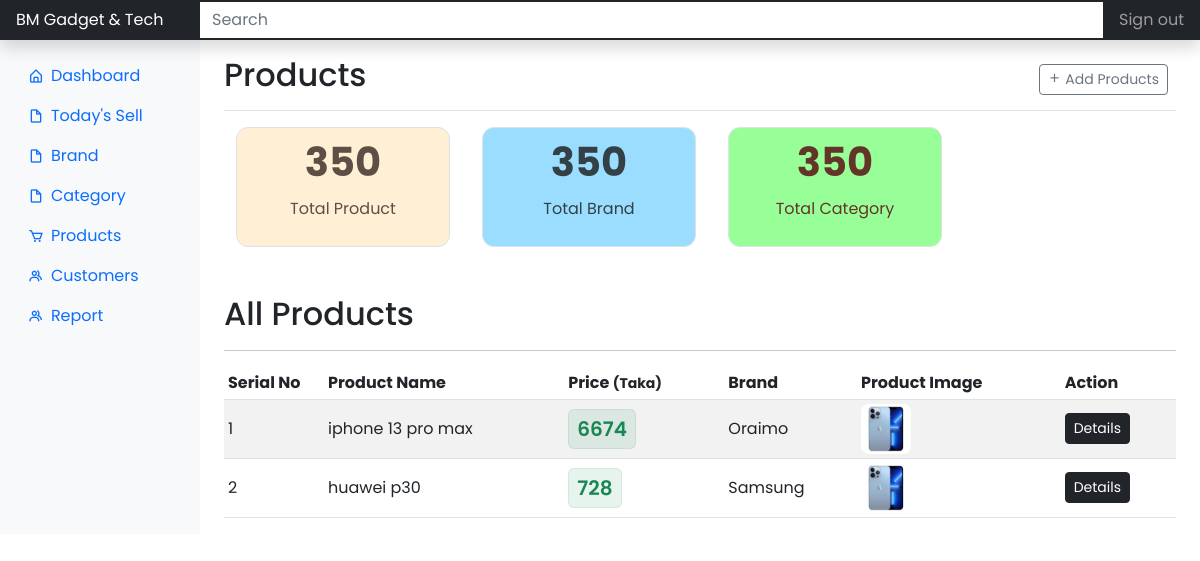
The page /dashboard/products/ on the database as committed earlier.
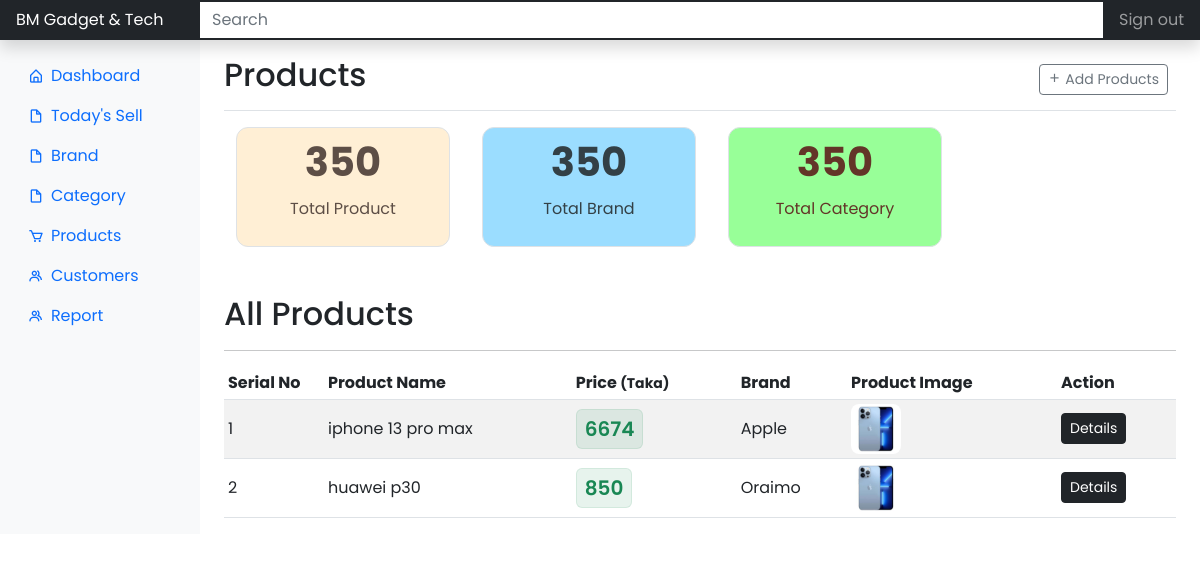
The same page on the database as committed later.
### app/models.py (models this page shows)
class Products(db.Model):
    id = db.Column(db.Integer, primary_key=True)
    name = db.Column(db.String(), nullable=False)
    productid = db.Column(db.String(), nullable=False)
    price = db.Column(db.String(), nullable=False)
    stock = db.Column(db.Integer, nullable=False, default='00')
    colors = db.Column(db.Text())
    description = db.Column(db.Text())
    pub_date = db.Column(db.DateTime, nullable=False, default=datetime.utcnow)
    brand_id = db.Column(db.Integer, db.ForeignKey('brands.id'), nullable=False)
    brand = db.relationship('Brands', backref=db.backref('product', lazy=True))
    category_id = db.Column(db.Integer, db.ForeignKey('categories.id'), nullable=False)
    category = db.relationship('Categories', backref=db.backref('product', lazy=True))
    image1 = db.Column(db.String(), nullable=False, default='image1.jpeg')

class Brands(db.Model):
    id = db.Column(db.Integer, primary_key=True)
    name = db.Column(db.String(), nullable=False, unique=True)
    logo = db.Column(db.String(), default='default.jpg')
    note = db.Column(db.String())

### app/dashboard/views.py (the view, shortened to what this page needs)
@dashboard.route('/dashboard/products/', methods=['GET', 'POST'])
def products():
    form=AddProductForm()
    form.product_brand.choices = [(brand.id, brand.name) for brand in Brands.query.all()]
    form.product_category.choices = [(category.id, category.name) for category in Categories.query.all()]
    existingproduct = Products.query.all()
    return render_template('dashboard/products.html', title='Products', form=form, existingproduct=existingproduct)

### app/dashboard/forms.py
class AddProductForm(FlaskForm):
    product_name = StringField(
        'Product Name',
        validators=[DataRequired()]
    )
    product_id = StringField(
        'Product ID',
        validators=[DataRequired()]
    )
    product_price = IntegerField(
        'Product Price',
        validators=[DataRequired()]
    )
    product_quantity = IntegerField(
        'Product Quantity',
        validators=[DataRequired()]
    )
    product_description = TextAreaField('Product Description')
    product_brand = SelectField(
        'Product Brand',
        choices=[],
        validators=[DataRequired()]
    )
    product_category = SelectField(
        'Product Category',
        choices=[],
        validators=[DataRequired()]
    )
    product_available = SelectField(
        'Is this product available?',
        choices=[
            ('yes', 'Yes' ),
            ('no', 'No' )
        ],
        validators=[DataRequired()]
    )
    product_image = FileField(
            'Product Image',
            validators = [
                FileAllowed(['jpg', 'png', 'webp', 'jpeg'])
            ]
    )
    submit = SubmitField('Save')

### app/templates/dashboard/products.html (shortened to what this page needs)
{% extends 'layouts/root-dashboard.html' %} {% block body %}
<header class="navbar navbar-dark sticky-top bg-dark flex-md-nowrap p-0 shadow">
	<a class="navbar-brand col-md-3 col-lg-2 me-0 px-3 fs-6" href="#">
		BM Gadget & Tech
	</a>
	<input class="form-control form-control-dark w-100 rounded-0 border-0" type="text" placeholder="Search"
		aria-label="Search" />
	<div class="navbar-nav">
		<div class="nav-item text-nowrap">
			<a class="nav-link px-3" href="#">Sign out </a>
		</div>
	</div>
</header>
<div class="container-fluid">
	<div class="row">
		{% include 'helpers/_dashboard_side_nav.html' %}
		<main class="col-md-9 ms-sm-auto col-lg-10 px-md-4">
			<div
				class="d-flex justify-content-between flex-wrap flex-md-nowrap align-items-center pt-3 pb-2 mb-3 border-bottom">
				<h1 class="h2">Products</h1>
				<div class="btn-toolbar mb-2 mb-md-0">
					<div class="btn-group me-2">
						<button type="button" class="btn btn-sm btn-outline-secondary" data-bs-toggle="modal"
							data-bs-target="#addProduct">
							<i class="bx bx-plus"></i>
							Add Products
						</button>
					</div>
				</div>
			</div>
			<div class="container">
				<div class="row gap-2 mb-5">
					<div class="col-lg-3">
						<div class="border summery__box bg__papayawhip p-2">
							<h3 class="summery__box-title fs-1 fw-bolder">
								350
							</h3>
							<p class="summery__subtitle">Total Product</p>
						</div>
					</div>
					<div class="col-lg-3">
						<div class="border summery__box bg__anakiwa p-2">
							<h3 class="summery__box-title fs-1 fw-bolder">
								350
							</h3>
							<p class="summery__subtitle">Total Brand</p>
						</div>
					</div>
					<div class="col-lg-3">
						<div class="border summery__box bg__mintgreen p-2">
							<h3 class="summery__box-title fs-1 fw-bolder">
								350
							</h3>
							<p class="summery__subtitle">Total Category</p>
						</div>
					</div>
				</div>
			</div>
			<h2>All Products</h2>
			<hr />
			<div class="table-responsive">
				<table class="table table-striped table-sm">
					<thead>
						<tr>
							<th scope="col" width="100">Serial No</th>
							<th scope="col">Product Name</th>
							<th scope="col">Price <small>(Taka)</small> </th>
							<th scope="col">Brand</th>
							<th scope="col">Product Image</th>
							<th scope="col">Action</th>
						</tr>
					</thead>
					<tbody>
						{% for product in existingproduct %}
						<tr class="align-middle">
							<td>{{ product.id }}</td>
							<td>{{ product.name }}</td>
							<td>
								<small
									class="fs-5 d-inline-flex px-2 py-1 fw-semibold text-success bg-success bg-opacity-10 border border-success border-opacity-10 rounded-2">
									{{ product.price }}
								</small>
							</td>
							<td>{{ product.brand.name }}</td>
							<td>
								{% if product.image1 %}
								<img src="{{ product.image1 }}" alt="" class="img-fluid avatar__logo" />
								{% else %}
								<img src="{{ url_for('static', filename='logos/default.jpg') }}" alt=""
									class="img-fluid avatar__logo" />
								{% endif %}
							</td>
							<td>
								<a href="#" class="btn btn-sm btn-dark" data-bs-toggle="modal"
									data-bs-target="#detailProductModal{{product.id}}">
									Details
								</a>
							</td>
						</tr>
						{% endfor %}
					</tbody>
				</table>
			</div>
		</main>
	</div>
</div>
{% endblock %}

### app/templates/layouts/root-dashboard.html (shortened to what this page needs)
<!DOCTYPE html>
<html lang="en">
<head>
    <link href='https://unpkg.com/boxicons@2.1.2/css/boxicons.min.css' rel='stylesheet'>
    <link href="https://cdn.jsdelivr.net/npm/bootstrap@5.2.0/dist/css/bootstrap.min.css" rel="stylesheet">
    <link rel="stylesheet" href="{{ url_for('static', filename='css/customize.css') }}">
  </head>
</head>
<body>
    {% block body %}
    {% endblock %}
</body>
</html>

### app/templates/helpers/_dashboard_side_nav.html
<nav
	id="sidebarMenu"
	class="col-md-3 col-lg-2 d-md-block bg-light sidebar collapse"
>
	<div class="position-sticky pt-3 sidebar-sticky">
		<ul class="nav flex-column">
			<li class="nav-item">
				<a
					class="nav-link active nav__icon"
					aria-current="page"
					href="{{ url_for('dashboard.admin_dashboard') }}"
				>
					<i class="bx bx-home-alt"></i>
					Dashboard
				</a>
			</li>
			<li class="nav-item">
				<a
					class="nav-link nav__icon"
					href="{{ url_for('dashboard.todaysell') }}"
				>
					<i class="bx bx-file-blank"></i>
					Today's Sell
				</a>
			</li>
			<li class="nav-item">
				<a
					class="nav-link nav__icon"
					href="{{ url_for('dashboard.brand') }}"
				>
					<i class="bx bx-file-blank"></i>
					Brand
				</a>
			</li>
			<li class="nav-item">
				<a
					class="nav-link nav__icon"
					href="{{ url_for('dashboard.category') }}"
				>
					<i class="bx bx-file-blank"></i>
					Category
				</a>
			</li>
			<li class="nav-item">
				<a
					class="nav-link nav__icon"
					href="{{ url_for('dashboard.products') }}"
				>
					<i class="bx bx-cart"></i>
					Products
				</a>
			</li>
			<li class="nav-item">
				<a
					class="nav-link nav__icon"
					href="{{ url_for('dashboard.customer') }}"
				>
					<i class="bx bx-group"></i>
					Customers
				</a>
			</li>
			<li class="nav-item">
				<a
					class="nav-link nav__icon"
					href="{{ url_for('dashboard.report') }}"
				>
					<i class="bx bx-group"></i>
					Report
				</a>
			</li>
		</ul>
	</div>
</nav>

### app/static/css/customize.css (style rules this page uses)
body { font-family: "Poppins", sans-serif; }
.nav__icon { display: flex; align-items: center; }
.nav__icon i { margin-right: 0.43rem; }
.bg__mintgreen { background-color: #98ff98; color: #633528; }
.bg__papayawhip { background-color: #ffefd5; color: #5d4e46; }
.bg__anakiwa { background-color: #9bddff; color: #334046; }
.summery__box { width: 100%; height: 120px; display: grid; place-items: center; border-radius: 0.75rem; }
.bg__mintgreen .summery__box-title, .bg__mintgreen .summery__subtitle { color: #633528; }
.bg__papayawhip .summery__box-title, .bg__papayawhip .summery__subtitle { color: #5d4e46; }
.bg__anakiwa .summery__box-title, .bg__anakiwa .summery__subtitle { color: #334046; }
.avatar__logo { width: 50px; border-radius: 0.5rem; }

Rows that differ between the two databases and show on the page:
changed Products "iphone 13 pro max": brand.name "Oraimo" → "Apple"
changed Products "huawei p30": price "728" → "850"; brand.name "Samsung" → "Oraimo"
